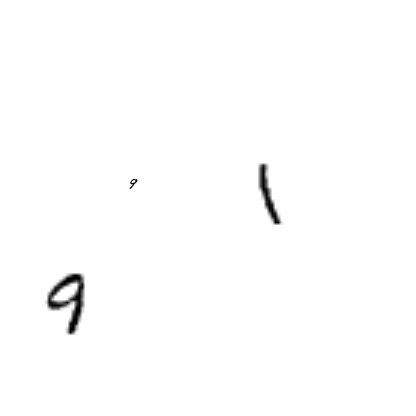
#> input picture mnist/mnist_test/000002.jpg, 416 x 416 px
$ jupyter execute --allow-errors Untitled.ipynb
#> lines starting #> are read from the running program, lines starting #| are printed output that depends on the picture
[cell 1]
import matplotlib.pyplot as plt
import cv2

[cell 2]
label_txt = "mnist_test.txt"
ID = 1
image_info = open(label_txt).readlines()[ID].split()
#> (reads mnist/mnist_test.txt from the repository)
image_path = image_info[0]
print(image_path)

[cell 3]
label_txt = "mnist_test.txt"
f = open(label_txt)
file = f.readlines()

[cell 4]
label_txt = "mnist_test.txt"
f = open(label_txt)
file = f.readlines()
#> (the rest of this cell did not finish here and is left out)

[cell 5]
label_txt = "test.txt"
f = open(label_txt)
#> (reads mnist/test.txt from the repository)
file = f.readlines()

[cell 6]
ID = 1
image_info = file[ID].split()
rects = []
for i in range(1, len(image_info)):
    rects.append([int(itm) for itm in image_info[i].split(',')])

[cell 7]
rects[0]

[cell 8]
plt.figure(figsize=(8,8))
image= cv2.imread("mnist_test/000002.jpg")
#> image is the input picture: shape (416, 416, 3); min 0, max 255, mean 253.2
#118,164,160,206,5
#148,198,204,254,1
#32,95,74,137,2
#331,317,373,359,3
#213,87,325,199,5
#202,281,314,393,3
rect = rects[0]
x = (rect[0] + rect[2]) / 2
y = (rect[1] + rect[3]) / 2
img = cv2.rectangle(image, (rect[0], rect[1]), (rect[2],
                            rect[3]), color= (121, 11, 189),  thickness=2)
point = (rect[0], rect[1])
plt.plot(rect[0], rect[1], 'o')
plt.annotate(rect[4], xy=point, fontsize = 22, color = 'red')
plt.imshow(img, cmap="gray")
plt.axis('off')
plt.show()
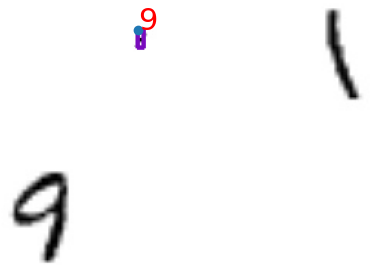
#> figure drawn by matplotlib, 1 panel; B, G, R data is drawn as R, G, B

[cell 9]
image.shape
#> Out = (416, 416, 3)
